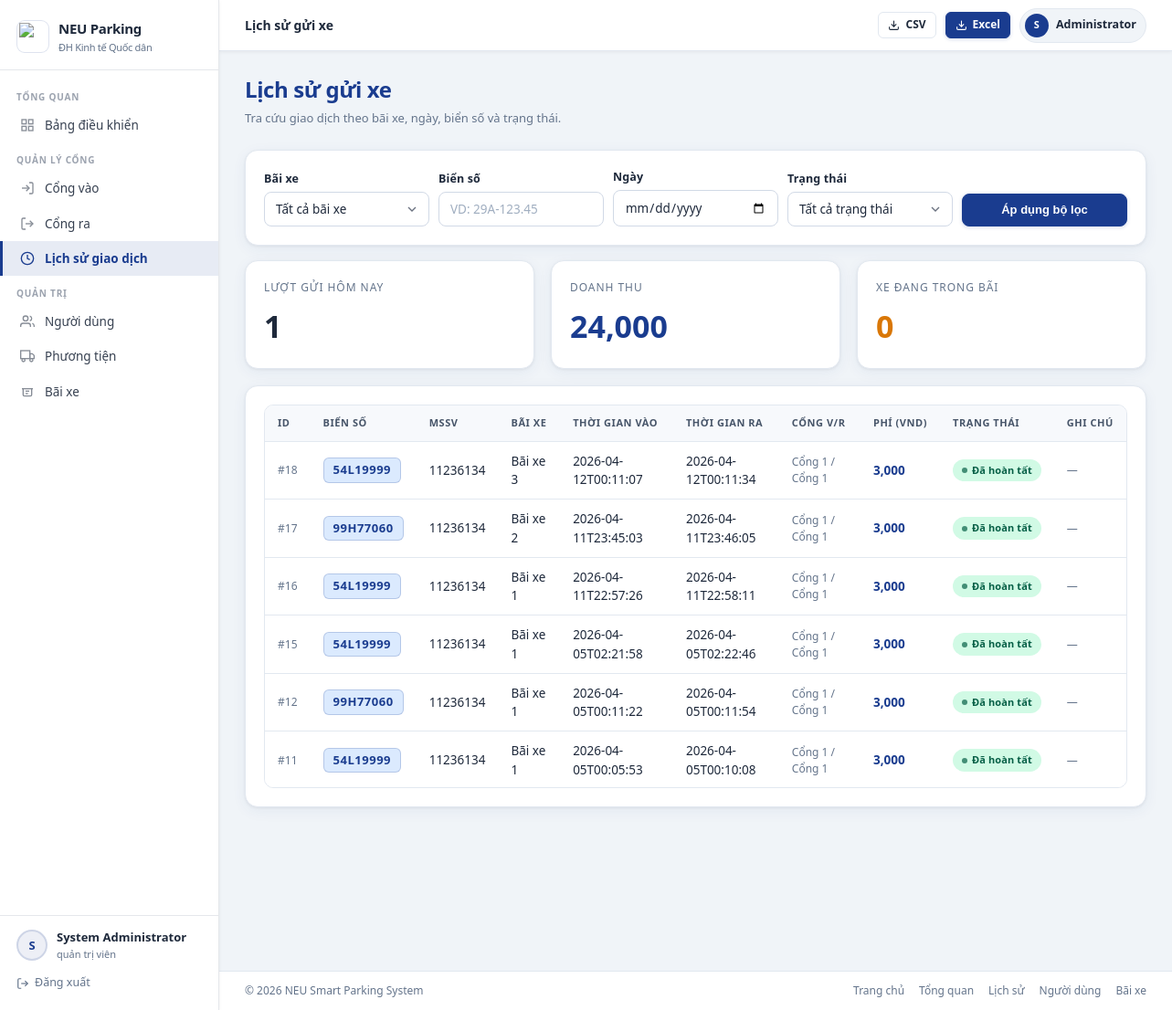
Screenshot of /history (signed in) with the database file from the repository.
### tables this page shows
CREATE TABLE users (
            id INTEGER PRIMARY KEY AUTOINCREMENT,
            username TEXT UNIQUE NOT NULL,
            password_hash TEXT NOT NULL,
            full_name TEXT NOT NULL,
            role TEXT NOT NULL DEFAULT 'student' CHECK (role IN ('admin', 'student', 'guard')),
            student_code TEXT UNIQUE,
            email TEXT UNIQUE,
            phone TEXT,
            is_active INTEGER NOT NULL DEFAULT 1,
            created_at TEXT DEFAULT CURRENT_TIMESTAMP
        );

CREATE TABLE parking_log (
            id INTEGER PRIMARY KEY AUTOINCREMENT,
            plate TEXT NOT NULL,
            student_code TEXT NOT NULL,
            time_in TEXT NOT NULL,
            time_out TEXT,
            gate_in TEXT,
            gate_out TEXT,
            fee INTEGER NOT NULL DEFAULT 0,
            status TEXT NOT NULL DEFAULT 'IN_PARKING',
            note TEXT,
            created_at TEXT DEFAULT CURRENT_TIMESTAMP
        , parking_area_id INTEGER);

### app.py (the view)
@app.route("/history")
@roles_required("guard", "admin")
def history():
    plate = (request.args.get("plate") or "").strip()
    status = (request.args.get("status") or "").strip()
    date = (request.args.get("date") or "").strip()
    parking_areas = list_parking_areas(include_inactive=True)
    selected_area = _find_parking_area(request.args.get("parking_area_id"), parking_areas)
    scoped_area_id = int(selected_area["id"]) if selected_area else None
    summary_sql = " AND parking_area_id = :parking_area_id" if scoped_area_id else ""
    summary_params = {"parking_area_id": scoped_area_id} if scoped_area_id else {}
    context = {
        "history": list_history_records(plate=plate, status=status, date=date, parking_area_id=scoped_area_id),
        "total_revenue": int(
            _fetch_scalar(
                f"SELECT COALESCE(SUM(fee),0) FROM parking_log WHERE time_out IS NOT NULL{summary_sql}",
                summary_params,
            )
        ),
        "today_count": int(
            _fetch_scalar(
                f"SELECT COUNT(*) FROM parking_log WHERE date(time_in)=date('now','localtime'){summary_sql}",
                summary_params,
            )
        ),
        "occupancy": int(
            _fetch_scalar(
                f"SELECT COUNT(*) FROM parking_log WHERE time_out IS NULL{summary_sql}",
                summary_params,
            )
        ),
        "parking_areas": parking_areas,
        "parking_area_filter": str(scoped_area_id) if scoped_area_id else "",
        "plate_filter": plate,
        "status_filter": status,
        "date_filter": date,
    }
    return render_template("history.html", **context)

### templates/history.html (shortened to what this page needs)
{% extends 'base.html' %}
{% block topbar_title %}Lịch sử gửi xe{% endblock %}
{% block extra_css %}
<link rel="stylesheet" href="{{ url_for('static', filename='css/parking.css') }}">
{% endblock %}
{% block topbar_actions %}
<a class="btn btn-secondary btn-small" href="{{ url_for('export_csv', plate=plate_filter, status=status_filter, date=date_filter, parking_area_id=parking_area_filter) }}">
    <svg width="13" height="13" viewBox="0 0 24 24" fill="none" stroke="currentColor" stroke-width="2"><path d="M21 15v4a2 2 0 0 1-2 2H5a2 2 0 0 1-2-2v-4"/><polyline points="7 10 12 15 17 10"/><line x1="12" y1="15" x2="12" y2="3"/></svg>
    CSV
</a>
<a class="btn btn-primary btn-small" href="{{ url_for('export_excel', plate=plate_filter, status=status_filter, date=date_filter, parking_area_id=parking_area_filter) }}">
    <svg width="13" height="13" viewBox="0 0 24 24" fill="none" stroke="currentColor" stroke-width="2"><path d="M21 15v4a2 2 0 0 1-2 2H5a2 2 0 0 1-2-2v-4"/><polyline points="7 10 12 15 17 10"/><line x1="12" y1="15" x2="12" y2="3"/></svg>
    Excel
</a>
{% endblock %}
{% block content %}
<div class="page-header">
    <div>
        <h1 class="page-title">Lịch sử gửi xe</h1>
        <p class="page-subtitle">Tra cứu giao dịch theo bãi xe, ngày, biển số và trạng thái.</p>
    </div>
</div>
<article class="section-card" style="margin-bottom:16px;">
    <form method="get" action="{{ url_for('history') }}" class="filter-bar">
        <div class="form-group">
            <label for="parking_area_id">Bãi xe</label>
            <select id="parking_area_id" name="parking_area_id">
                <option value="">Tất cả bãi xe</option>
            </select>
        </div>
        <div class="form-group">
            <label for="plate">Biển số</label>
            <input id="plate" type="text" name="plate" value="{{ plate_filter }}" placeholder="VD: 29A-123.45">
        </div>
        <div class="form-group">
            <label for="date">Ngày</label>
            <input id="date" type="date" name="date" value="{{ date_filter }}">
        </div>
        <div class="form-group">
            <label for="status">Trạng thái</label>
            <select id="status" name="status">
                <option value="">Tất cả trạng thái</option>
            </select>
        </div>
        <div style="display:flex;align-items:end;">
            <button class="btn btn-primary" type="submit" style="width:100%;">Áp dụng bộ lọc</button>
        </div>
    </form>
</article>
<div class="grid grid-3" style="margin-bottom:18px;">
    <article class="section-card">
        <p class="muted" style="font-size:12px;text-transform:uppercase;letter-spacing:.08em;">Lượt gửi hôm nay</p>
        <p style="font-size:34px;font-weight:800;margin:8px 0 0;">{{ today_count }}</p>
    </article>
    <article class="section-card">
        <p class="muted" style="font-size:12px;text-transform:uppercase;letter-spacing:.08em;">Doanh thu</p>
        <p style="font-size:34px;font-weight:800;margin:8px 0 0;color:var(--primary);">{{ "{:,.0f}".format(total_revenue) }}</p>
    </article>
    <article class="section-card">
        <p class="muted" style="font-size:12px;text-transform:uppercase;letter-spacing:.08em;">Xe đang trong bãi</p>
        <p style="font-size:34px;font-weight:800;margin:8px 0 0;color:var(--warning);">{{ occupancy }}</p>
    </article>
</div>
<article class="section-card">
    <div class="table-wrapper" style="max-height:420px;overflow-y:auto;">
        <table>
            <thead>
                <tr>
                    <th>ID</th>
                    <th>Biển số</th>
                    <th>MSSV</th>
                    <th>Bãi xe</th>
                    <th>Thời gian vào</th>
                    <th>Thời gian ra</th>
                    <th>Cổng V/R</th>
                    <th>Phí (VND)</th>
                    <th>Trạng thái</th>
                    <th>Ghi chú</th>
                </tr>
            </thead>
            <tbody>
                {% for item in history %}
                <tr>
                    <td style="color:var(--text-secondary);font-size:12px;">#{{ item.id }}</td>
                    <td><span class="plate-badge">{{ item.plate }}</span></td>
                    <td>{{ item.student_code }}</td>
                    <td>{{ item.parking_area_name or '—' }}</td>
                    <td>{{ item.time_in or '—' }}</td>
                    <td>{{ item.time_out or '—' }}</td>
                    <td style="font-size:12px;color:var(--text-secondary);">{{ item.gate_in or '—' }} / {{ item.gate_out or '—' }}</td>
                    <td style="font-weight:700;color:var(--primary);">{{ "{:,.0f}".format(item.fee or 0) }}</td>
                    <td>
                        <span class="badge {% if item.status == 'IN_PARKING' %}badge-warning{% else %}badge-success{% endif %}">
                            {{ translate_status(item.status) }}
                        </span>
                    </td>
                    <td style="color:var(--text-secondary);font-size:12px;">{{ item.note or '—' }}</td>
                </tr>
                {% else %}
                <tr>
                    <td colspan="10" class="muted" style="text-align:center;padding:28px;">Không có bản ghi phù hợp.</td>
                </tr>
                {% endfor %}
            </tbody>
        </table>
    </div>
</article>
{% endblock %}

### templates/base.html (shortened to what this page needs)
<!DOCTYPE html>
<html lang="vi">
<head>
    <link rel="stylesheet" href="{{ url_for('static', filename='css/base.css') }}">
    <link rel="stylesheet" href="{{ url_for('static', filename='css/layout.css') }}">
    <link rel="stylesheet" href="{{ url_for('static', filename='css/components.css') }}">
    <link rel="stylesheet" href="{{ url_for('static', filename='css/forms.css') }}">
    <link rel="stylesheet" href="{{ url_for('static', filename='css/tables.css') }}">
    {% block extra_css %}{% endblock %}
</head>
<body>
{% if current_user %}
<div class="app-shell">
    <aside class="sidebar" id="sidebar">
        <div class="sidebar-brand">
            <a class="sidebar-brand-logo" href="{{ url_for('index') }}">
                <div class="sidebar-brand-icon">
                    <img src="{{ url_for('static', filename='images/logo-neu.png') }}" alt="NEU logo">
                </div>
                <div>
                    <div>NEU Parking</div>
                    <div class="sidebar-brand-subtitle">ĐH Kinh tế Quốc dân</div>
                </div>
            </a>
        </div>
        <nav class="sidebar-nav">
            {% if current_user.role in ['admin', 'guard'] %}
            <div class="sidebar-section">
                <div class="sidebar-section-label">Tổng quan</div>
                <a class="sidebar-link {% if request.endpoint == 'dashboard' %}active{% endif %}"
                   href="{{ url_for('dashboard') }}">
                    <span class="sidebar-link-icon">
                        <svg width="16" height="16" viewBox="0 0 24 24" fill="none" stroke="currentColor" stroke-width="2"><rect x="3" y="3" width="7" height="7"/><rect x="14" y="3" width="7" height="7"/><rect x="14" y="14" width="7" height="7"/><rect x="3" y="14" width="7" height="7"/></svg>
                    </span>
                    Bảng điều khiển
                </a>
            </div>
            <div class="sidebar-section">
                <div class="sidebar-section-label">Quản lý cổng</div>
                <a class="sidebar-link {% if request.endpoint == 'gate_in' %}active{% endif %}"
                   href="{{ url_for('gate_in') }}">
                    <span class="sidebar-link-icon">
                        <svg width="16" height="16" viewBox="0 0 24 24" fill="none" stroke="currentColor" stroke-width="2"><path d="M15 3h4a2 2 0 012 2v14a2 2 0 01-2 2h-4"/><polyline points="10 17 15 12 10 7"/><line x1="15" y1="12" x2="3" y2="12"/></svg>
                    </span>
                    Cổng vào
                </a>
                <a class="sidebar-link {% if request.endpoint == 'gate_out' %}active{% endif %}"
                   href="{{ url_for('gate_out') }}">
                    <span class="sidebar-link-icon">
                        <svg width="16" height="16" viewBox="0 0 24 24" fill="none" stroke="currentColor" stroke-width="2"><path d="M9 21H5a2 2 0 01-2-2V5a2 2 0 012-2h4"/><polyline points="16 17 21 12 16 7"/><line x1="21" y1="12" x2="9" y2="12"/></svg>
                    </span>
                    Cổng ra
                </a>
                <a class="sidebar-link {% if request.endpoint == 'history' %}active{% endif %}"
                   href="{{ url_for('history') }}">
                    <span class="sidebar-link-icon">
                        <svg width="16" height="16" viewBox="0 0 24 24" fill="none" stroke="currentColor" stroke-width="2"><circle cx="12" cy="12" r="10"/><polyline points="12 6 12 12 16 14"/></svg>
                    </span>
                    Lịch sử giao dịch
                </a>
            </div>
            {% if current_user.role == 'admin' %}
            <div class="sidebar-section">
                <div class="sidebar-section-label">Quản trị</div>
                <a class="sidebar-link {% if request.endpoint == 'user_management' %}active{% endif %}"
                   href="{{ url_for('user_management') }}">
                    <span class="sidebar-link-icon">
                        <svg width="16" height="16" viewBox="0 0 24 24" fill="none" stroke="currentColor" stroke-width="2"><path d="M17 21v-2a4 4 0 00-4-4H5a4 4 0 00-4 4v2"/><circle cx="9" cy="7" r="4"/><path d="M23 21v-2a4 4 0 00-3-3.87"/><path d="M16 3.13a4 4 0 010 7.75"/></svg>
                    </span>
                    Người dùng
                </a>
                <a class="sidebar-link {% if request.endpoint == 'vehicles' %}active{% endif %}"
                   href="{{ url_for('vehicles') }}">
                    <span class="sidebar-link-icon">
                        <svg width="16" height="16" viewBox="0 0 24 24" fill="none" stroke="currentColor" stroke-width="2"><rect x="1" y="3" width="15" height="13"/><polygon points="16 8 20 8 23 11 23 16 16 16 16 8"/><circle cx="5.5" cy="18.5" r="2.5"/><circle cx="18.5" cy="18.5" r="2.5"/></svg>
                    </span>
                    Phương tiện
                </a>
                <a class="sidebar-link {% if request.endpoint in ['parking_areas_admin', 'parking_area_detail'] %}active{% endif %}"
                   href="{{ url_for('parking_areas_admin') }}">
                    <span class="sidebar-link-icon">
                        <svg width="16" height="16" viewBox="0 0 24 24" fill="none" stroke="currentColor" stroke-width="2"><path d="M3 7h18"/><path d="M5 7v10a2 2 0 0 0 2 2h10a2 2 0 0 0 2-2V7"/><path d="M9 11h6"/><path d="M9 15h4"/></svg>
                    </span>
                    Bãi xe
                </a>
            </div>
            {% endif %}
            {% endif %}
        </nav>
        <div class="sidebar-footer">
            <div class="sidebar-user">
                <div class="sidebar-avatar">{{ current_user.full_name[0] | upper if current_user.full_name else 'U' }}</div>
                <div class="sidebar-user-info">
                    <div class="sidebar-user-name">{{ current_user.full_name }}</div>
                    <div class="sidebar-user-role">{{ translate_role(current_user.role) }}</div>
                </div>
            </div>
            <a class="sidebar-logout" href="{{ url_for('logout') }}">
                <svg width="14" height="14" viewBox="0 0 24 24" fill="none" stroke="currentColor" stroke-width="2"><path d="M9 21H5a2 2 0 01-2-2V5a2 2 0 012-2h4"/><polyline points="16 17 21 12 16 7"/><line x1="21" y1="12" x2="9" y2="12"/></svg>
                Đăng xuất
            </a>
        </div>
    </aside>
    <div class="main-area">
        <header class="topbar">
            <div class="topbar-left">
                <span class="topbar-title">{% block topbar_title %}NEU Smart Parking{% endblock %}</span>
            </div>
            <div class="topbar-right">
                {% block topbar_actions %}{% endblock %}
                <a class="topbar-user" href="{% if current_user.role in ['admin','guard'] %}{{ url_for('dashboard') }}{% else %}{{ url_for('self_dashboard') }}{% endif %}">
                    <div class="topbar-avatar">{{ current_user.full_name[0] | upper if current_user.full_name else 'U' }}</div>
                    {{ current_user.full_name.split(' ')[-1] }}
                </a>
            </div>
        </header>
        <main class="page-content">
            {% block content %}{% endblock %}
        </main>
        <footer class="app-footer">
            <span>&copy; {{ current_year }} NEU Smart Parking System</span>
            <div class="app-footer-links">
                <a href="{{ url_for('index') }}">Trang chủ</a>
                {% if current_user.role in ['admin', 'guard'] %}
                    <a href="{{ url_for('dashboard') }}">Tổng quan</a>
                    <a href="{{ url_for('history') }}">Lịch sử</a>
                {% if current_user.role == 'admin' %}
                    <a href="{{ url_for('user_management') }}">Người dùng</a>
                    <a href="{{ url_for('parking_areas_admin') }}">Bãi xe</a>
                    {% endif %}
                {% else %}
                    <a href="{{ url_for('self_dashboard') }}">Trang cá nhân</a>
                    <a href="{{ url_for('student_qr') }}">Mã QR</a>
                    <a href="{{ url_for('self_history') }}">Lịch sử</a>
                {% endif %}
            </div>
        </footer>
    </div>
</div>
{% endif %}
</body>
</html>

### rows the page displays
users: full_name "S", full_name "System Administrator", full_name "Administrator"
parking_log: id "18", plate "54L19999", student_code "11236134", parking_area_name "Bãi xe 3", time_in "2026-04-12T00:11:07", time_out "2026-04-12T00:11:34", gate_in "Cổng 1", gate_out "Cổng 1", fee "3,000", note "—"
parking_log: id "17", plate "99H77060", student_code "11236134", parking_area_name "Bãi xe 2", time_in "2026-04-11T23:45:03", time_out "2026-04-11T23:46:05", gate_in "Cổng 1", gate_out "Cổng 1", fee "3,000", note "—"
parking_log: id "16", plate "54L19999", student_code "11236134", parking_area_name "Bãi xe 1", time_in "2026-04-11T22:57:26", time_out "2026-04-11T22:58:11", gate_in "Cổng 1", gate_out "Cổng 1", fee "3,000", note "—"
parking_log: id "15", plate "54L19999", student_code "11236134", parking_area_name "Bãi xe 1", time_in "2026-04-05T02:21:58", time_out "2026-04-05T02:22:46", gate_in "Cổng 1", gate_out "Cổng 1", fee "3,000", note "—"
parking_log: id "12", plate "99H77060", student_code "11236134", parking_area_name "Bãi xe 1", time_in "2026-04-05T00:11:22", time_out "2026-04-05T00:11:54", gate_in "Cổng 1", gate_out "Cổng 1", fee "3,000", note "—"
parking_log: id "11", plate "54L19999", student_code "11236134", parking_area_name "Bãi xe 1", time_in "2026-04-05T00:05:53", time_out "2026-04-05T00:10:08", gate_in "Cổng 1", gate_out "Cổng 1", fee "3,000", note "—"

### other values shown
{{ today_count }} "1"
{{ "{:,.0f}".format(total_revenue) }} "24,000"
{{ occupancy }} "0"
